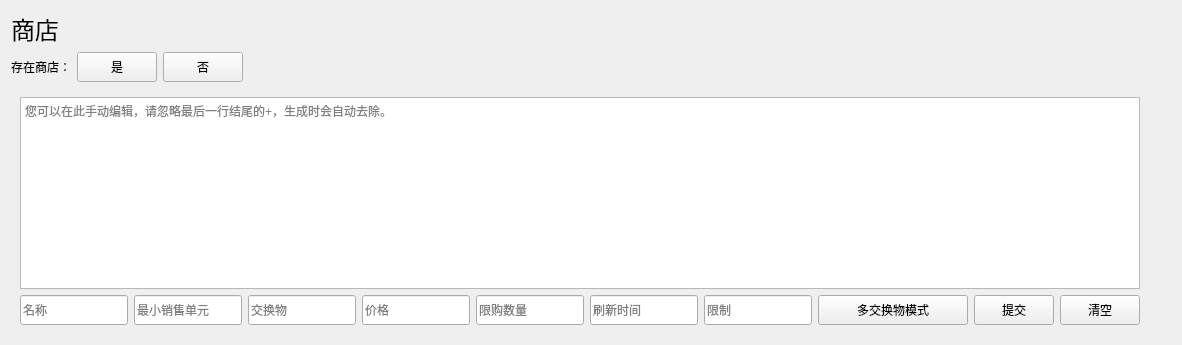
        <widget class="QWidget" name="page_7">
         <layout class="QVBoxLayout" name="verticalLayout_2">
          <item>
           <widget class="QLabel" name="label_3">
            <property name="styleSheet">
             <string notr="true">font: 18pt;</string>
            </property>
            <property name="text">
             <string>商店</string>
            </property>
           </widget>
          </item>
          <item>
           <layout class="QHBoxLayout" name="horizontalLayout_10">
            <item>
             <widget class="QLabel" name="label_21">
              <property name="text">
               <string>存在商店：</string>
              </property>
             </widget>
            </item>
            <item>
             <widget class="QPushButton" name="npc_store_isexist">
              <property name="sizePolicy">
               <sizepolicy hsizetype="Fixed" vsizetype="Fixed">
                <horstretch>0</horstretch>
                <verstretch>0</verstretch>
               </sizepolicy>
              </property>
              <property name="minimumSize">
               <size>
                <width>70</width>
                <height>30</height>
               </size>
              </property>
              <property name="text">
               <string>是</string>
              </property>
             </widget>
            </item>
            <item>
             <widget class="QPushButton" name="npc_store_none">
              <property name="sizePolicy">
               <sizepolicy hsizetype="Fixed" vsizetype="Fixed">
                <horstretch>0</horstretch>
                <verstretch>0</verstretch>
               </sizepolicy>
              </property>
              <property name="minimumSize">
               <size>
                <width>70</width>
                <height>30</height>
               </size>
              </property>
              <property name="text">
               <string>否</string>
              </property>
             </widget>
            </item>
            <item>
             <spacer name="horizontalSpacer_9">
              <property name="orientation">
               <enum>Qt::Horizontal</enum>
              </property>
              <property name="sizeHint" stdset="0">
               <size>
                <width>728</width>
                <height>20</height>
               </size>
              </property>
             </spacer>
            </item>
           </layout>
          </item>
          <item>
           <widget class="QStackedWidget" name="hide_store_info">
            <property name="currentIndex">
             <number>0</number>
            </property>
            <widget class="QWidget" name="page_15">
             <layout class="QVBoxLayout" name="verticalLayout_3">
              <property name="rightMargin">
               <number>31</number>
              </property>
              <item>
               <widget class="QTextEdit" name="npc_store_list">
                <property name="cursor" stdset="0">
                 <cursorShape>CrossCursor</cursorShape>
                </property>
                <property name="placeholderText">
                 <string>您可以在此手动编辑，请忽略最后一行结尾的+，生成时会自动去除。</string>
                </property>
               </widget>
              </item>
              <item>
               <layout class="QHBoxLayout" name="horizontalLayout_9">
                <property name="rightMargin">
                 <number>0</number>
                </property>
                <item>
                 <widget class="QLineEdit" name="npc_store_commodity_name_input">
                  <property name="minimumSize">
                   <size>
                    <width>0</width>
                    <height>30</height>
                   </size>
                  </property>
                  <property name="cursor">
                   <cursorShape>CrossCursor</cursorShape>
                  </property>
                  <property name="placeholderText">
                   <string>名称</string>
                  </property>
                 </widget>
                </item>
                <item>
                 <widget class="QLineEdit" name="npc_store_min_sale_unit">
                  <property name="minimumSize">
                   <size>
                    <width>0</width>
                    <height>30</height>
                   </size>
                  </property>
                  <property name="cursor">
                   <cursorShape>CrossCursor</cursorShape>
                  </property>
                  <property name="placeholderText">
                   <string>最小销售单元</string>
                  </property>
                 </widget>
                </item>
                <item>
                 <widget class="QLineEdit" name="npc_store_exchanger_input">
                  <property name="minimumSize">
                   <size>
                    <width>0</width>
                    <height>30</height>
                   </size>
                  </property>
                  <property name="cursor">
                   <cursorShape>CrossCursor</cursorShape>
                  </property>
                  <property name="placeholderText">
                   <string>交换物</string>
                  </property>
                 </widget>
                </item>
                <item>
                 <widget class="QLineEdit" name="npc_store_price_input">
                  <property name="minimumSize">
                   <size>
                    <width>0</width>
                    <height>30</height>
                   </size>
                  </property>
                  <property name="cursor">
                   <cursorShape>CrossCursor</cursorShape>
                  </property>
                  <property name="placeholderText">
                   <string>价格</string>
                  </property>
                 </widget>
                </item>
                <item>
                 <widget class="QLineEdit" name="npc_store_limit_input">
                  <property name="minimumSize">
                   <size>
                    <width>0</width>
                    <height>30</height>
                   </size>
                  </property>
                  <property name="cursor">
                   <cursorShape>CrossCursor</cursorShape>
                  </property>
                  <property name="placeholderText">
                   <string>限购数量</string>
                  </property>
                 </widget>
                </item>
                <item>
                 <widget class="QLineEdit" name="npc_store_refresh_input">
                  <property name="minimumSize">
                   <size>
                    <width>0</width>
                    <height>30</height>
                   </size>
                  </property>
                  <property name="cursor">
                   <cursorShape>CrossCursor</cursorShape>
                  </property>
                  <property name="placeholderText">
                   <string>刷新时间</string>
                  </property>
                 </widget>
                </item>
                <item>
                 <widget class="QLineEdit" name="npc_store_etc_input">
                  <property name="minimumSize">
                   <size>
                    <width>0</width>
                    <height>30</height>
                   </size>
                  </property>
                  <property name="cursor">
                   <cursorShape>CrossCursor</cursorShape>
                  </property>
                  <property name="placeholderText">
                   <string>限制</string>
                  </property>
                 </widget>
                </item>
                <item>
                 <widget class="QPushButton" name="npc_store_multi_exchanger">
                  <property name="sizePolicy">
                   <sizepolicy hsizetype="Minimum" vsizetype="Fixed">
                    <horstretch>10</horstretch>
                    <verstretch>0</verstretch>
                   </sizepolicy>
                  </property>
                  <property name="minimumSize">
                   <size>
                    <width>150</width>
                    <height>30</height>
                   </size>
                  </property>
                  <property name="text">
                   <string>多交换物模式</string>
                  </property>
                 </widget>
                </item>
                <item>
                 <widget class="QPushButton" name="npc_store_submit_current">
                  <property name="sizePolicy">
                   <sizepolicy hsizetype="Minimum" vsizetype="Fixed">
                    <horstretch>10</horstretch>
                    <verstretch>0</verstretch>
                   </sizepolicy>
                  </property>
                  <property name="minimumSize">
                   <size>
                    <width>70</width>
                    <height>30</height>
                   </size>
                  </property>
                  <property name="text">
                   <string>提交</string>
                  </property>
                 </widget>
                </item>
                <item>
                 <widget class="QPushButton" name="npc_store_clear_list">
                  <property name="sizePolicy">
                   <sizepolicy hsizetype="Minimum" vsizetype="Fixed">
                    <horstretch>10</horstretch>
                    <verstretch>0</verstretch>
                   </sizepolicy>
                  </property>
                  <property name="minimumSize">
                   <size>
                    <width>70</width>
                    <height>30</height>
                   </size>
                  </property>
                  <property name="text">
                   <string>清空</string>
                  </property>
                 </widget>
                </item>
               </layout>
              </item>
             </layout>
            </widget>
            <widget class="QWidget" name="page_16"/>
           </widget>
          </item>
         </layout>
        </widget>
